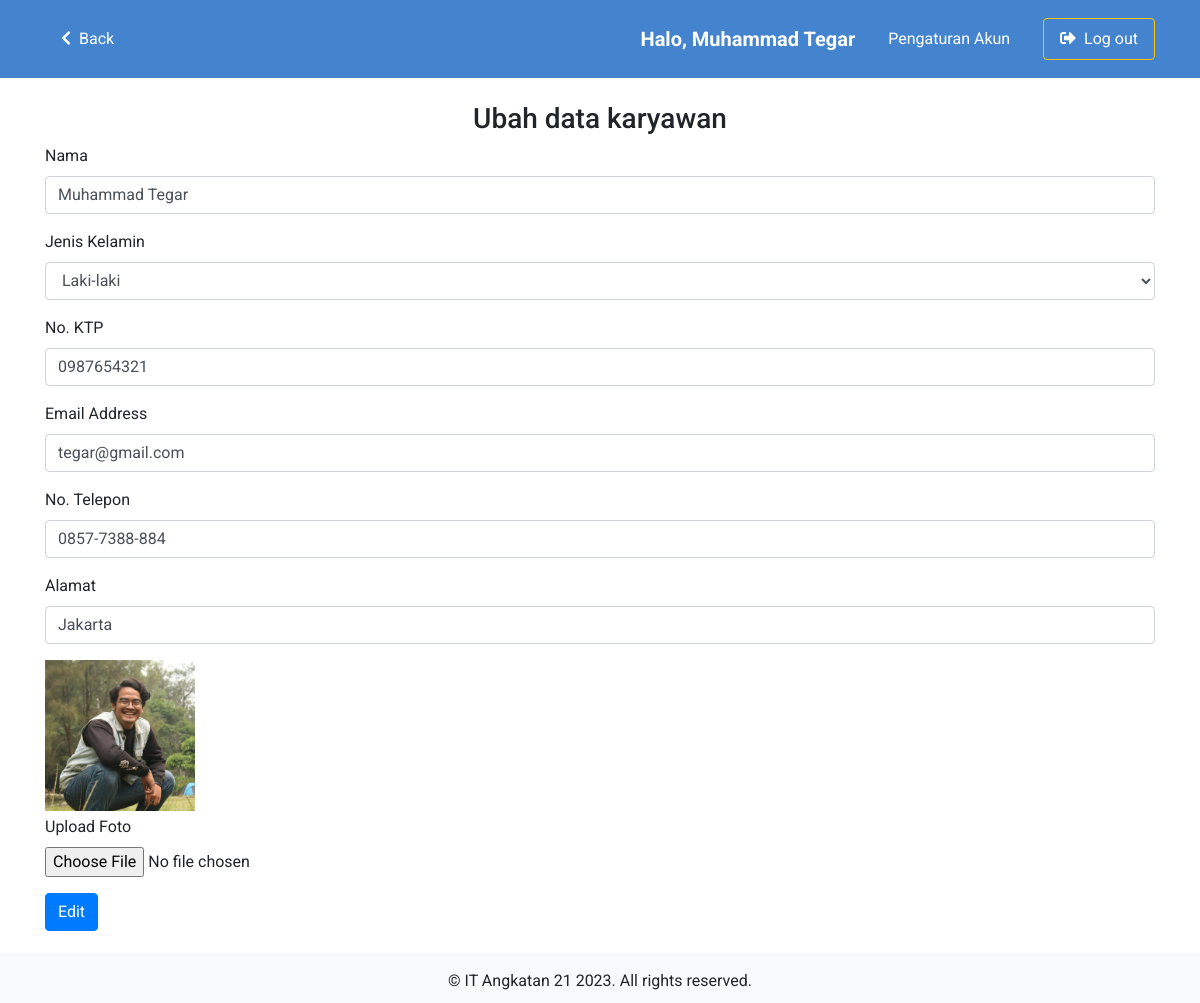
Screenshot of /karyawan/pengaturan.php (signed in) with the database file from the repository.
### tables this page shows
CREATE TABLE `karyawan` (
  `id` int(11) NOT NULL,
  `username` varchar(100) NOT NULL,
  `password` varchar(200) NOT NULL,
  `account_type` int(11) NOT NULL,
  `nama` varchar(100) NOT NULL,
  `jenis_kelamin` char(1) NOT NULL,
  `no_telp` varchar(13) NOT NULL,
  `email` varchar(200) NOT NULL,
  `no_ktp` varchar(50) NOT NULL,
  `alamat` varchar(200) NOT NULL,
  `foto` varchar(100) NOT NULL,
  `id_shift` int(11) NOT NULL,
  `id_departemen` int(11) NOT NULL
);

### karyawan/pengaturan.php (the view, shortened to what this page needs)
<?php
require('../koneksi.php');
$id = $_SESSION["id"];
$nama = $_SESSION["name"];
?>
<!DOCTYPE html>
<html lang="en">
<head>
  <link rel="stylesheet" href="https://stackpath.bootstrapcdn.com/bootstrap/4.4.1/css/bootstrap.min.css">
  <link href="https://stackpath.bootstrapcdn.com/font-awesome/4.7.0/css/font-awesome.min.css" rel="stylesheet">
  <link rel="stylesheet" href="../css/style.css">
</head>
<body>
  <nav class="navbar navbar-expand-lg navbar-dark bg-light">
    <div class="container">
      <div class="collapse navbar-collapse" id="navbarSupportedContent">
        <ul class="navbar-nav mr-auto align-items-center">
          <li>
            <a href="index.php" class="text-white py-3 px-3 rounded"><i class="fas fa-chevron-left mr-1"></i> Back</a>
          </li>
        </ul>
        <ul class="navbar-nav ml-auto align-items-center">
          <li class="nav-item mr-4">
            <p class="font-weight-bold lead mt-3">Halo, <?php echo $nama; ?></p>
          </li>
          <li class="nav-item">
            <a class="nav-link btn mr-4 text-white" href="pengaturan.php">
              Pengaturan Akun
            </a>
          </li>
          <li class="nav-item">
            <a class="nav-link btn btn-outline-warning text-white px-3" href="../logout.php">
              <i class="fas fa-sign-out-alt mr-1"></i>
              Log out
            </a>
          </li>
        </ul>
      </div>
  </nav>
  <div class="container my-4">
    <h3 class="text-center">Ubah data karyawan</h3>
    <form action="edit_akun.php" method="POST" enctype="multipart/form-data">
      <?php
      $data = mysqli_query($koneksi, "SELECT id, nama, jenis_kelamin, no_ktp, email, no_telp, alamat, foto FROM karyawan WHERE id = $id");
      while ($d = mysqli_fetch_assoc($data)) :
      ?>
        <div class="form-group">
          <label for="nama">Nama</label>
          <input required type="text" class="form-control" id="nama" name="nama" value="<?= $d["nama"]; ?>">
        </div>
        <div class="form-group">
          <label for="jenis_kelamin">Jenis Kelamin</label>
          <select class="form-control" id="jenis_kelamin" name="jenis_kelamin">
            <option value="L" <?php if ($d["jenis_kelamin"] == "L") echo 'selected'; ?>>Laki-laki</option>
          </select>
        </div>
        <div class="form-group">
          <label for="no_ktp">No. KTP</label>
          <input required type="text" class="form-control" id="no_ktp" name="no_ktp" value="<?= $d["no_ktp"]; ?>">
        </div>
        <div class="form-group">
          <label for="email">Email Address</label>
          <input required type="email" class="form-control" id="email" name="email" value="<?= $d["email"]; ?>">
        </div>
        <div class="form-group">
          <label for="no_telp">No. Telepon</label>
          <input required type="text" class="form-control" id="no_telp" name="no_telp" value="<?= $d["no_telp"]; ?>">
        </div>
        <div class="form-group">
          <label for="alamat">Alamat</label>
          <input required type="text" class="form-control" id="alamat" name="alamat" value="<?= $d["alamat"]; ?>">
        </div>
        <div class="form-group">
          <img src="../img/uploaded_img/<?= $d["foto"]; ?>" id="foto" width="150px" class="mb-1">
          <label for="upload" class="d-block">Upload Foto</label>
          <input type="file" class="form-control-file" id="upload" name="foto" required>
        </div>
      <?php endwhile; ?>
      <button type="submit" class="btn btn-primary" name="ubah" id="buttonSubmit">Edit</button>
    </form>
  </div>
  <br>
  <br>
  <footer class="text-center mt-5 py-3 bg-light">
    &copy; IT Angkatan 21 2023. All rights reserved.
  </footer>
</body>
</html>

### css/style.css (style rules this page uses)
* { padding: 0; margin: 0; box-sizing: border-box; }
html { position: relative; min-height: 100%; }
body { width: 100%; height: 100%; font-family: 'Roboto', sans-serif; }
a { text-decoration: none !important; color: #333; }
.navbar { background-color: #4484ce !important; color: white; }
footer { position: absolute; left: 0; bottom: 0; height: 50px; width: 100%; overflow: hidden; }

### rows the page displays
karyawan: nama "Muhammad Tegar", jenis_kelamin "Laki-laki", no_ktp "0987654321", email "tegar@gmail.com", no_telp "0857-7388-884", alamat "Jakarta", foto (picture)

### other values shown
$nama "Muhammad Tegar"
